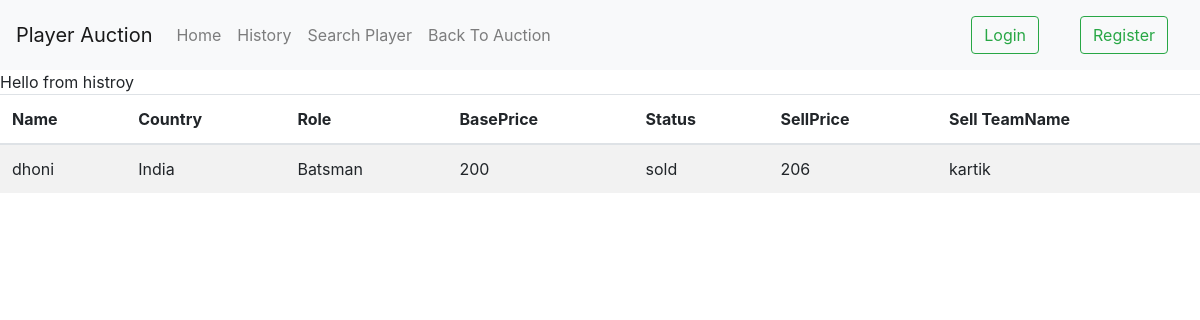
/player/history/, run on the app's committed database.
### Players/models.py (models this page shows, shortened)
class player(models.Model):
    player_id=models.AutoField
    player_name=models.CharField( max_length=50)
    player_country=models.CharField(max_length=50,choices=[('India', 'India'), ('England', 'England'),('Australia', 'Australia'),('Newzealand', 'Newzealand')],default="")
    player_role=models.CharField(max_length=50,choices=[('Batsman', 'Batsman'), ('Bowler', 'Bowler'),('AllRounder','AllRounder')],default="")
    base_price=models.IntegerField(default="")
    raising_price=models.PositiveIntegerField(default=1, validators=[MinValueValidator(1)])
    sell_price=models.IntegerField(default=0,blank=True, null=True)
    status=models.CharField(max_length=50,default="",choices=[('bidding', 'bidding'),('unsold', 'unsold'), ('sold','sold')])
    sell_teamName= models.CharField(max_length=50,default="",blank=True)
    date = models.DateField(default=datetime.now)
    hour= models.PositiveIntegerField(default=0, validators=[MinValueValidator(0), MaxValueValidator(23)])
    minite=models.PositiveIntegerField(default=0, validators=[MinValueValidator(0), MaxValueValidator(59)])
    second=models.PositiveIntegerField(default=0, validators=[MinValueValidator(0), MaxValueValidator(59)])
    image = models.ImageField(default='default.jpg', upload_to='player_pics')

### Players/views.py (the view)
# urls.py: path('history/',views.history,name='history'),
def history(request):
    s = player.objects.filter(status="sold") | player.objects.filter(status="unsold")
    return render(request, 'history.html', {'s': s})

### Players/templates/history.html
{% extends 'base.html' %}
{% block content %}
Hello from histroy
 <table class="table  table-striped">
    <thead>
      <tr>
        <th>Name</th>
        <th>Country</th>
        <th>Role</th>
        <th>BasePrice</th>
        <th>Status</th>
        <th>SellPrice</th>
        <th>Sell TeamName</th>
      </tr>
    </thead>
    <tbody>
    {% for p in s %}
      <tr>
        <td>{{p.player_name}}</td>
        <td>{{p.player_country}}</td>
        <td>{{p.player_role}}</td>
        <td>{{p.base_price}}</td>
        <td>{{p.status}}</td>
        <td>{{p.sell_price}}</td>
        <td>{{p.sell_teamName}}</td>
      </tr>
     {% endfor %}
    </tbody>
  </table>
{% endblock %}

### data on the page
player: player_name "dhoni", player_country "India", player_role "Batsman", base_price "200", status "sold", sell_price "206", sell_teamName "kartik"
